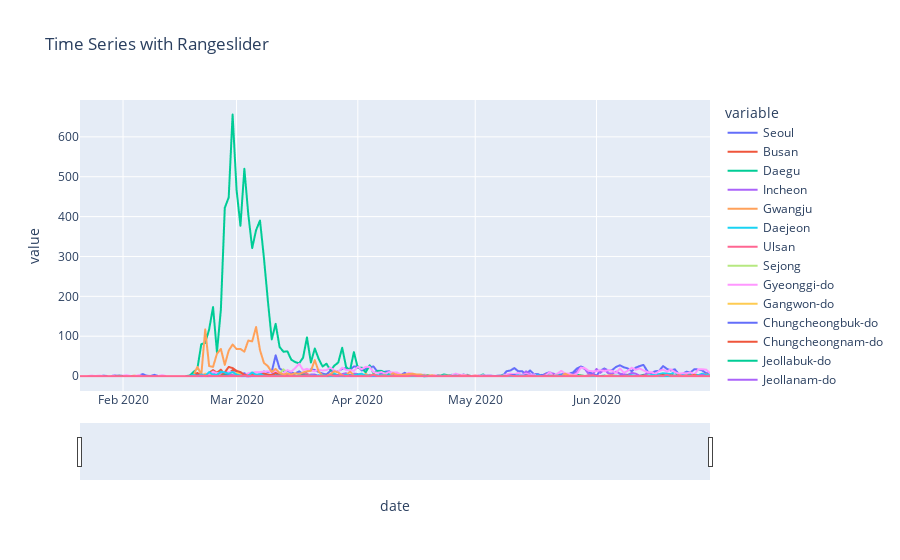

The cell this chart's notebook holds for it:
### Code cell
fig = px.line(region_day_confirm_df, x='date', y=region_day_confirm_df.columns,
              title='Time Series with Rangeslider')

fig.update_xaxes(rangeslider_visible=True)
fig.show()

### Figure 1 — Plotly figure (JSON) as saved in the notebook; plotly's stock layout.template omitted (floating-point values rounded to 4 significant figures; data arrays with more than 128 entries replaced by an {"elided": "..."} marker saying what was removed)
{"data": [{"hovertemplate": "variable=Seoul<br>date=%{x}<br>value=%{y}<extra></extra>", "legendgroup": "Seoul", "line": {"color": "#636efa", "dash": "solid"}, "marker": {"symbol": "circle"}, "mode": "lines", "name": "Seoul", "showlegend": true, "type": "scattergl", "x": {"elided": "162 str values"}, "xaxis": "x", "y": {"elided": "162 int values"}, "yaxis": "y"}, {"hovertemplate": "variable=Busan<br>date=%{x}<br>value=%{y}<extra></extra>", "legendgroup": "Busan", "line": {"color": "#EF553B", "dash": "solid"}, "marker": {"symbol": "circle"}, "mode": "lines", "name": "Busan", "showlegend": true, "type": "scattergl", "x": {"elided": "162 str values"}, "xaxis": "x", "y": {"elided": "162 int values"}, "yaxis": "y"}, {"hovertemplate": "variable=Daegu<br>date=%{x}<br>value=%{y}<extra></extra>", "legendgroup": "Daegu", "line": {"color": "#00cc96", "dash": "solid"}, "marker": {"symbol": "circle"}, "mode": "lines", "name": "Daegu", "showlegend": true, "type": "scattergl", "x": {"elided": "162 str values"}, "xaxis": "x", "y": {"elided": "162 int values"}, "yaxis": "y"}, {"hovertemplate": "variable=Incheon<br>date=%{x}<br>value=%{y}<extra></extra>", "legendgroup": "Incheon", "line": {"color": "#ab63fa", "dash": "solid"}, "marker": {"symbol": "circle"}, "mode": "lines", "name": "Incheon", "showlegend": true, "type": "scattergl", "x": {"elided": "162 str values"}, "xaxis": "x", "y": {"elided": "162 int values"}, "yaxis": "y"}, {"hovertemplate": "variable=Gwangju<br>date=%{x}<br>value=%{y}<extra></extra>", "legendgroup": "Gwangju", "line": {"color": "#FFA15A", "dash": "solid"}, "marker": {"symbol": "circle"}, "mode": "lines", "name": "Gwangju", "showlegend": true, "type": "scattergl", "x": {"elided": "162 str values"}, "xaxis": "x", "y": {"elided": "162 int values"}, "yaxis": "y"}, {"hovertemplate": "variable=Daejeon<br>date=%{x}<br>value=%{y}<extra></extra>", "legendgroup": "Daejeon", "line": {"color": "#19d3f3", "dash": "solid"}, "marker": {"symbol": "circle"}, "mode": "lines", "name": "Daejeon", "showlegend": true, "type": "scattergl", "x": {"elided": "162 str values"}, "xaxis": "x", "y": {"elided": "162 int values"}, "yaxis": "y"}, {"hovertemplate": "variable=Ulsan<br>date=%{x}<br>value=%{y}<extra></extra>", "legendgroup": "Ulsan", "line": {"color": "#FF6692", "dash": "solid"}, "marker": {"symbol": "circle"}, "mode": "lines", "name": "Ulsan", "showlegend": true, "type": "scattergl", "x": {"elided": "162 str values"}, "xaxis": "x", "y": {"elided": "162 int values"}, "yaxis": "y"}, {"hovertemplate": "variable=Sejong<br>date=%{x}<br>value=%{y}<extra></extra>", "legendgroup": "Sejong", "line": {"color": "#B6E880", "dash": "solid"}, "marker": {"symbol": "circle"}, "mode": "lines", "name": "Sejong", "showlegend": true, "type": "scattergl", "x": {"elided": "162 str values"}, "xaxis": "x", "y": {"elided": "162 int values"}, "yaxis": "y"}, {"hovertemplate": "variable=Gyeonggi-do<br>date=%{x}<br>value=%{y}<extra></extra>", "legendgroup": "Gyeonggi-do", "line": {"color": "#FF97FF", "dash": "solid"}, "marker": {"symbol": "circle"}, "mode": "lines", "name": "Gyeonggi-do", "showlegend": true, "type": "scattergl", "x": {"elided": "162 str values"}, "xaxis": "x", "y": {"elided": "162 int values"}, "yaxis": "y"}, {"hovertemplate": "variable=Gangwon-do<br>date=%{x}<br>value=%{y}<extra></extra>", "legendgroup": "Gangwon-do", "line": {"color": "#FECB52", "dash": "solid"}, "marker": {"symbol": "circle"}, "mode": "lines", "name": "Gangwon-do", "showlegend": true, "type": "scattergl", "x": {"elided": "162 str values"}, "xaxis": "x", "y": {"elided": "162 int values"}, "yaxis": "y"}, {"hovertemplate": "variable=Chungcheongbuk-do<br>date=%{x}<br>value=%{y}<extra></extra>", "legendgroup": "Chungcheongbuk-do", "line": {"color": "#636efa", "dash": "solid"}, "marker": {"symbol": "circle"}, "mode": "lines", "name": "Chungcheongbuk-do", "showlegend": true, "type": "scattergl", "x": {"elided": "162 str values"}, "xaxis": "x", "y": {"elided": "162 int values"}, "yaxis": "y"}, {"hovertemplate": "variable=Chungcheongnam-do<br>date=%{x}<br>value=%{y}<extra></extra>", "legendgroup": "Chungcheongnam-do", "line": {"color": "#EF553B", "dash": "solid"}, "marker": {"symbol": "circle"}, "mode": "lines", "name": "Chungcheongnam-do", "showlegend": true, "type": "scattergl", "x": {"elided": "162 str values"}, "xaxis": "x", "y": {"elided": "162 int values"}, "yaxis": "y"}, {"hovertemplate": "variable=Jeollabuk-do<br>date=%{x}<br>value=%{y}<extra></extra>", "legendgroup": "Jeollabuk-do", "line": {"color": "#00cc96", "dash": "solid"}, "marker": {"symbol": "circle"}, "mode": "lines", "name": "Jeollabuk-do", "showlegend": true, "type": "scattergl", "x": {"elided": "162 str values"}, "xaxis": "x", "y": {"elided": "162 int values"}, "yaxis": "y"}, {"hovertemplate": "variable=Jeollanam-do<br>date=%{x}<br>value=%{y}<extra></extra>", "legendgroup": "Jeollanam-do", "line": {"color": "#ab63fa", "dash": "solid"}, "marker": {"symbol": "circle"}, "mode": "lines", "name": "Jeollanam-do", "showlegend": true, "type": "scattergl", "x": {"elided": "162 str values"}, "xaxis": "x", "y": {"elided": "162 int values"}, "yaxis": "y"}, {"hovertemplate": "variable=Gyeongsangbuk-do<br>date=%{x}<br>value=%{y}<extra></extra>", "legendgroup": "Gyeongsangbuk-do", "line": {"color": "#FFA15A", "dash": "solid"}, "marker": {"symbol": "circle"}, "mode": "lines", "name": "Gyeongsangbuk-do", "showlegend": true, "type": "scattergl", "x": {"elided": "162 str values"}, "xaxis": "x", "y": {"elided": "162 int values"}, "yaxis": "y"}, {"hovertemplate": "variable=Gyeongsangnam-do<br>date=%{x}<br>value=%{y}<extra></extra>", "legendgroup": "Gyeongsangnam-do", "line": {"color": "#19d3f3", "dash": "solid"}, "marker": {"symbol": "circle"}, "mode": "lines", "name": "Gyeongsangnam-do", "showlegend": true, "type": "scattergl", "x": {"elided": "162 str values"}, "xaxis": "x", "y": {"elided": "162 int values"}, "yaxis": "y"}, {"hovertemplate": "variable=Jeju-do<br>date=%{x}<br>value=%{y}<extra></extra>", "legendgroup": "Jeju-do", "line": {"color": "#FF6692", "dash": "solid"}, "marker": {"symbol": "circle"}, "mode": "lines", "name": "Jeju-do", "showlegend": true, "type": "scattergl", "x": {"elided": "162 str values"}, "xaxis": "x", "y": {"elided": "162 int values"}, "yaxis": "y"}], "layout": {"legend": {"title": {"text": "variable"}, "tracegroupgap": 0}, "title": {"text": "Time Series with Rangeslider"}, "xaxis": {"anchor": "y", "domain": [0, 1], "rangeslider": {"visible": true}, "title": {"text": "date"}}, "yaxis": {"anchor": "x", "domain": [0, 1], "title": {"text": "value"}}}}
